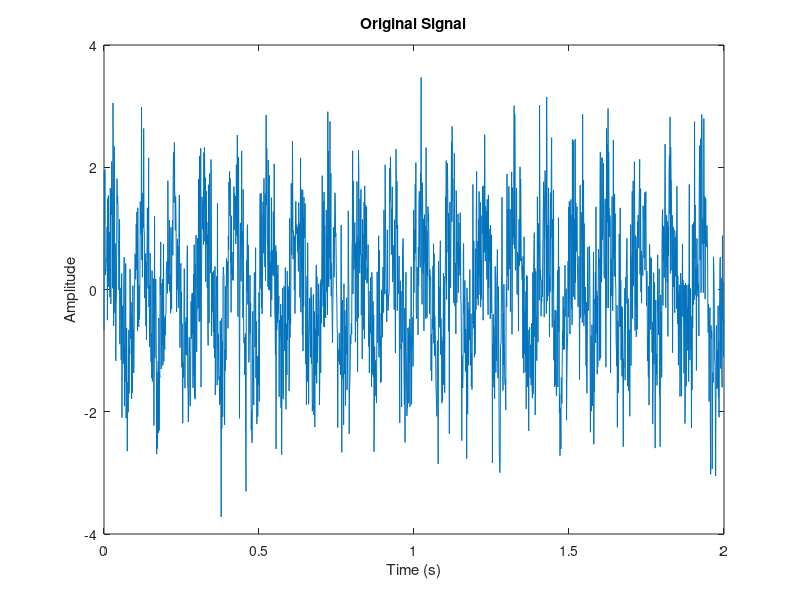
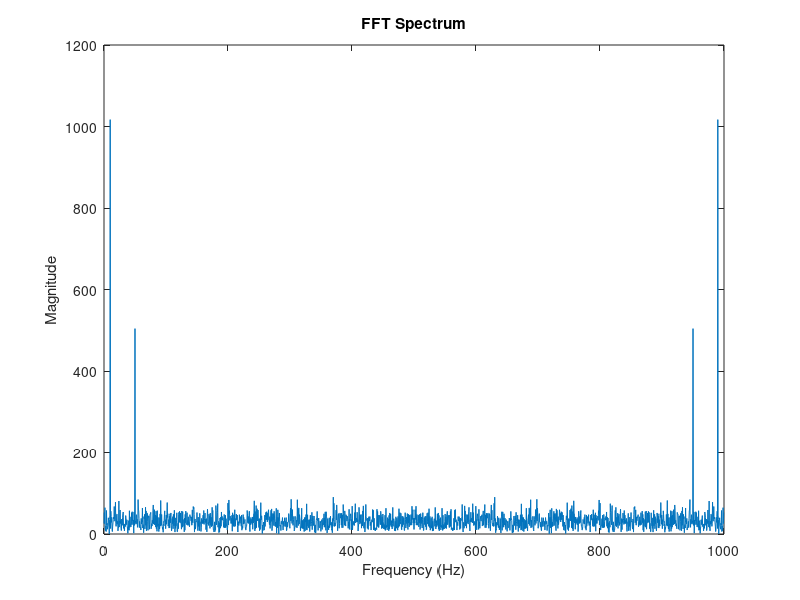
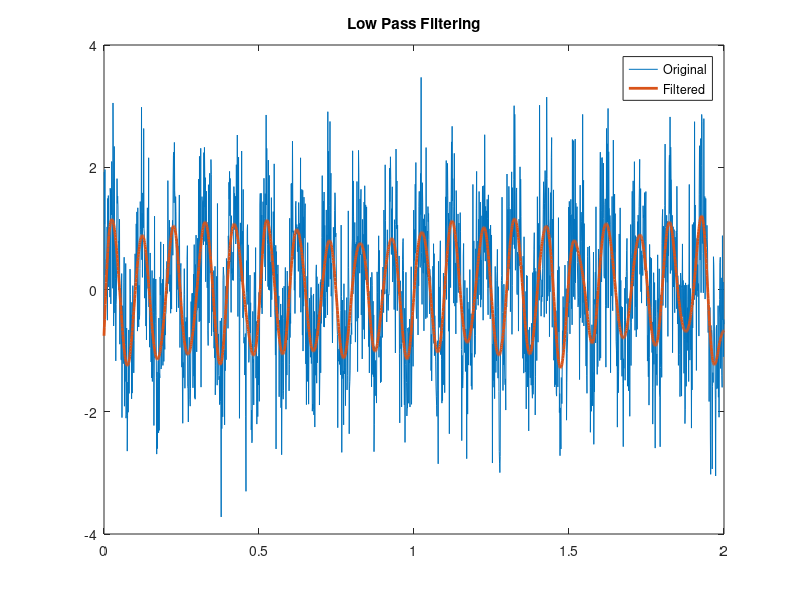

The MATLAB script that drew these images, in order: (Note: this script raises an error after producing the figures.)
clc;
clear;
close all;

Fs = 1000;
t = 0:1/Fs:2;

signal = sin(2*pi*10*t) ...
       + 0.5*sin(2*pi*50*t) ...
       + 0.8*randn(size(t));

figure;
plot(t,signal);
title('Original Signal');
xlabel('Time (s)');
ylabel('Amplitude');

N = length(signal);

f = (0:N-1)*(Fs/N);

Y = abs(fft(signal));

figure;
plot(f,Y);
title('FFT Spectrum');
xlabel('Frequency (Hz)');
ylabel('Magnitude');

fc = 20;

[b,a] = butter(4,fc/(Fs/2));

filtered = filtfilt(b,a,signal);

figure;
plot(t,signal);
hold on;
plot(t,filtered,'LineWidth',2);

legend('Original','Filtered');

title('Low Pass Filtering');

snr_before = snr(signal);

snr_after = snr(filtered);

fprintf('SNR Before: %.2f dB\n',snr_before);
fprintf('SNR After : %.2f dB\n',snr_after);
